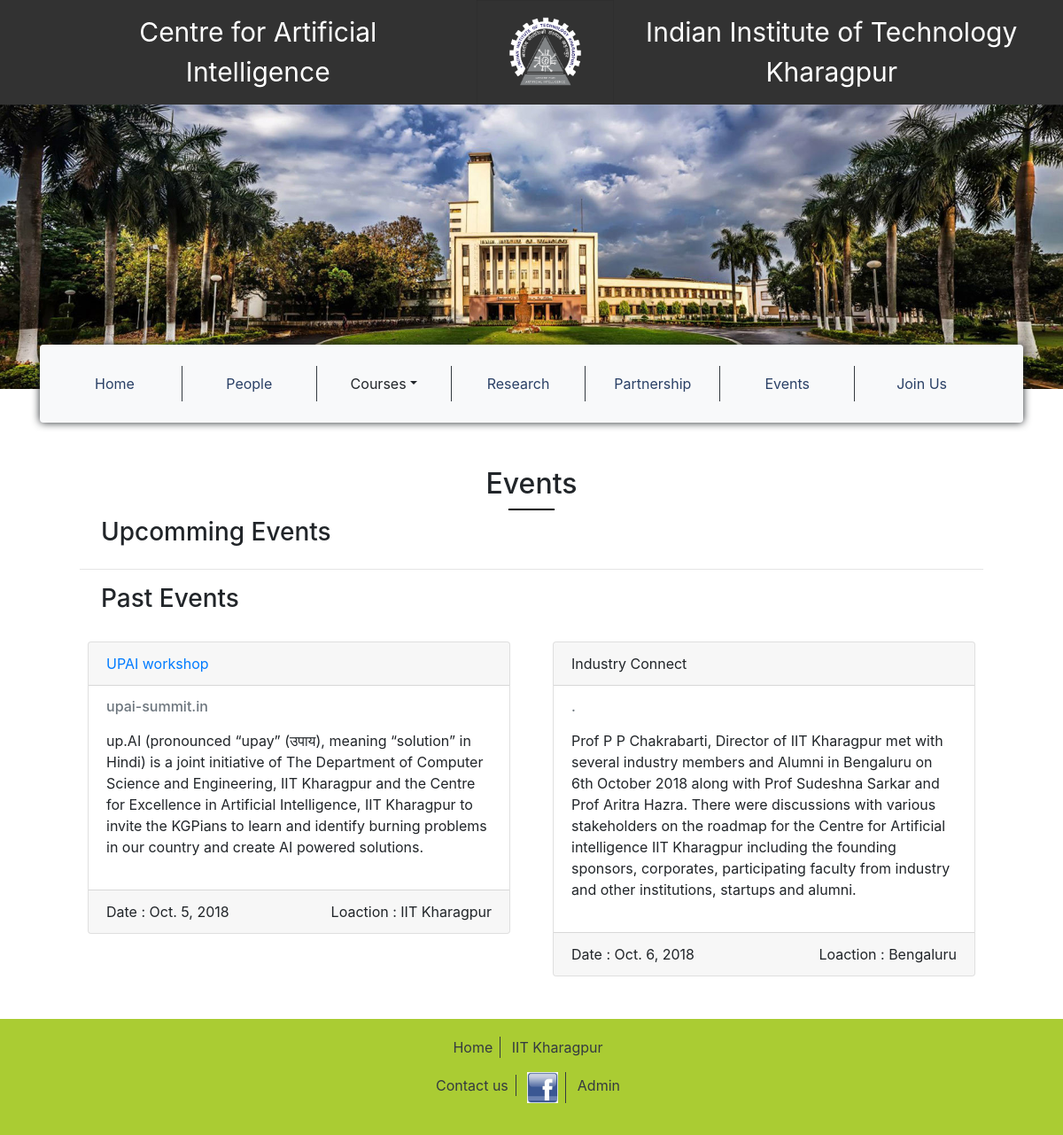
/event, run on the app's committed database.
### ai/models.py (models this page shows, shortened)
class event(models.Model):
    event_title = models.CharField(max_length=50)
    event_link = models.URLField(null=True,blank=True)
    event_subTitle = models.CharField(null=True,blank=True,max_length=100)
    event_description = models.TextField(max_length=1000)
    event_date = models.DateField(null=True,blank=True)
    event_location = models.CharField(max_length=100,null=True,blank=True)

### ai/views.py (the view)
# urls.py: path('event', views.EventView.as_view(),name='event'),
class EventView(generic.ListView):
    template_name = 'ai/events.html'
    def get_new_events(self):
        today = date.today()
        return event.objects.all().filter(event_date__gte = today)
    def get_past_events(self):
        return event.objects.all().filter(event_date__lte = date.today())
    def get_queryset(self):
        context = {
            'upcommingEvents' : self.get_new_events(),
            'pastEvents' : self.get_past_events()
        }
        return context

### ai/templates/ai/events.html (shortened to what this page needs)
{% extends 'ai/base.html' %}
{% block body %}
    <h2 align='center'><span class="ttl">Events</span></h2>
    <h3 class="pl-4">
        Upcomming Events
    </h3>
    <hr>
    <h3 class="pl-4">
        Past Events
    </h3>
    <div class="row">
    {% for event in object_list.pastEvents %}
    <div class="col-6 p-4">
        <div class="card">
                {% if event.event_link %}
                <div class="card-header"><a href="{{ event.event_link }}">{{ event.event_title }}</a></div>
                {% else %}
                <div class="card-header">{{ event.event_title }}</div>
                {% endif %}
                <div class="card-body">
              <h6 class="card-subtitle mb-2 text-muted">{{ event.event_subTitle }}</h6>
              <p class="card-text">{{ event.event_description|linebreaks }}</p>
            </div>
            <div class="card-footer">
                <div class="d-flex justify-content-between">
                    <div class="">Date : {{ event.event_date }} </div>
                    <div class="">Loaction : {{ event.event_location }} </div>
                </div>
            </div>
        </div>
    </div>
    {% endfor %}
    </div>
{% endblock %}

### ai/static/ai/layout.css (style rules this page uses)
.ttl { display: inline-block; padding-bottom: 0.35em; position: relative; }
.ttl:before { content: ""; position: absolute; width: 50%; bottom: 0px; left: 25%; height: 2px; background-color: #000; }

### data on the page
event: event_title "UPAI workshop", event_subTitle "upai-summit.in", event_description "up.AI (pronounced “upay” (उपाय), meaning “solution” in Hindi) is a joint initiative of The Department of Computer Science and Engineering, IIT Kharagpur and the Centre for Excellence in Artificial Intelligence, IIT Kharagpur to invite the KGPians to learn and identify burning problems in our country and create AI powered solutions.", event_date "Oct. 5, 2018", event_location "IIT Kharagpur"
event: event_title "Industry Connect", event_subTitle ".", event_description "Prof P P Chakrabarti, Director of IIT Kharagpur met with several industry members and Alumni in Bengaluru on 6th October 2018 along with Prof Sudeshna Sarkar and Prof Aritra Hazra. There were discussions with various stakeholders on the roadmap for the Centre for Artificial intelligence IIT Kharagpur including the founding sponsors, corporates, participating faculty from industry and other institutions, startups and alumni.", event_date "Oct. 6, 2018", event_location "Bengaluru"
